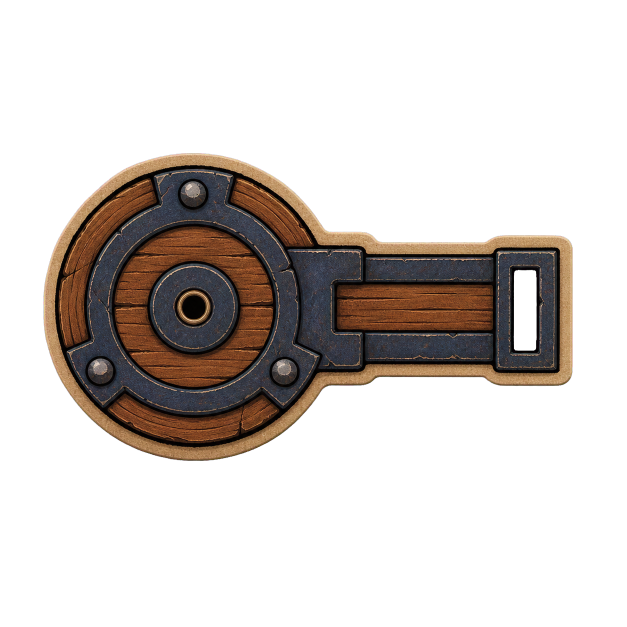
#> input picture v_apha/assets/_archive/crossbow-family-reset-2026-07-22/staging-candidates-modules/fortress_ranged/watchtower__flag_mount__range_pennant_socket_v1_alpha_full.png, 1254 x 1254 px, found by its file name (shown at 1/2 size)
$ python prepare_watchtower_range_pennant_socket.py
#> lines starting #> are read from the running program, lines starting #| are printed output that depends on the picture
#!/usr/bin/env python3
"""Promote and place the Watchtower range-pennant mounting socket."""

from __future__ import annotations

import json
import math
import shutil
from collections import deque
from pathlib import Path

from PIL import Image, ImageDraw, ImageFont


ROOT = Path(__file__).resolve().parents[1]
CANDIDATES = ROOT / "assets/staging/candidates/modules/fortress_ranged"
SOURCE = CANDIDATES / "watchtower__flag_mount__range_pennant_socket_v1_chroma.png"
ALPHA_FULL = CANDIDATES / "watchtower__flag_mount__range_pennant_socket_v1_alpha_full.png"
CANON = ROOT / "assets/approved/canon/modules/fortress_ranged"
REVIEW = ROOT / "assets/staging/reviews/modules/fortress_ranged"
BASE_META = CANON / "fortress_ranged__base_token__round_light_v1.json"
CORE = REVIEW / "fortress_ranged__base_socket_lantern_housing_v1_composite.png"
CROSSBOW = CANON / "watchtower__active_addon__light_single_crossbow_v1_alpha.png"
CROSSBOW_META = CANON / "watchtower__active_addon__light_single_crossbow_v1.json"

NAME = "watchtower__flag_mount__range_pennant_socket_v1"
POSITION_NORMALIZED = [0.24, 0.27]
SCALE_TO_BASE = 0.18


def tight_bbox(image: Image.Image) -> tuple[int, int, int, int]:
    bbox = image.getchannel("A").point(lambda a: 255 if a > 18 else 0).getbbox()
    if not bbox:
        raise RuntimeError("empty flag mount cutout")
    return bbox


def enclosed_transparent_components(image: Image.Image) -> list[dict]:
    alpha = image.getchannel("A")
    w, h = image.size
    transparent = bytearray(1 if value <= 18 else 0 for value in alpha.getdata())
    seen = bytearray(w * h)
    result = []
    for sy in range(h):
        for sx in range(w):
            start = sy * w + sx
            if not transparent[start] or seen[start]:
                continue
            queue = deque([(sx, sy)])
            seen[start] = 1
            area = sum_x = sum_y = 0
            touches = False
            min_x = max_x = sx
            min_y = max_y = sy
            while queue:
                x, y = queue.popleft()
                area += 1
                sum_x += x
                sum_y += y
                min_x, max_x = min(min_x, x), max(max_x, x)
                min_y, max_y = min(min_y, y), max(max_y, y)
                if x in (0, w - 1) or y in (0, h - 1):
                    touches = True
                for nx, ny in ((x - 1, y), (x + 1, y), (x, y - 1), (x, y + 1)):
                    if 0 <= nx < w and 0 <= ny < h:
                        idx = ny * w + nx
                        if transparent[idx] and not seen[idx]:
                            seen[idx] = 1
                            queue.append((nx, ny))
            if not touches and area > 100:
                result.append({"area": area, "bbox": [min_x, min_y, max_x + 1, max_y + 1],
                               "center": [sum_x / area, sum_y / area]})
    return result


def checker(size: tuple[int, int], cell: int = 24) -> Image.Image:
    out = Image.new("RGB", size, "#d9d1bd")
    draw = ImageDraw.Draw(out)
    for y in range(0, size[1], cell):
        for x in range(0, size[0], cell):
            if (x // cell + y // cell) % 2:
                draw.rectangle((x, y, x + cell - 1, y + cell - 1), fill="#c8bea7")
    return out.convert("RGBA")


def paste_at_pivot(canvas: Image.Image, layer: Image.Image, pivot: tuple[int, int], point: tuple[int, int]) -> None:
    canvas.alpha_composite(layer, (point[0] - pivot[0], point[1] - pivot[1]))


def main() -> None:
    CANON.mkdir(parents=True, exist_ok=True)
    REVIEW.mkdir(parents=True, exist_ok=True)
    full = Image.open(ALPHA_FULL).convert("RGBA")
#> full is the input picture: PIL image 1254x1254 RGBA; mean R, G, B, A 24.3, 18.3, 14.7, 67.8
    crop = full.crop(tight_bbox(full))
#> in tight_bbox, `bbox = image.getchannel("A").point(lambda a: 255 if a > 18 else 0).get..`: bbox = (87, 306, 1146, 922)
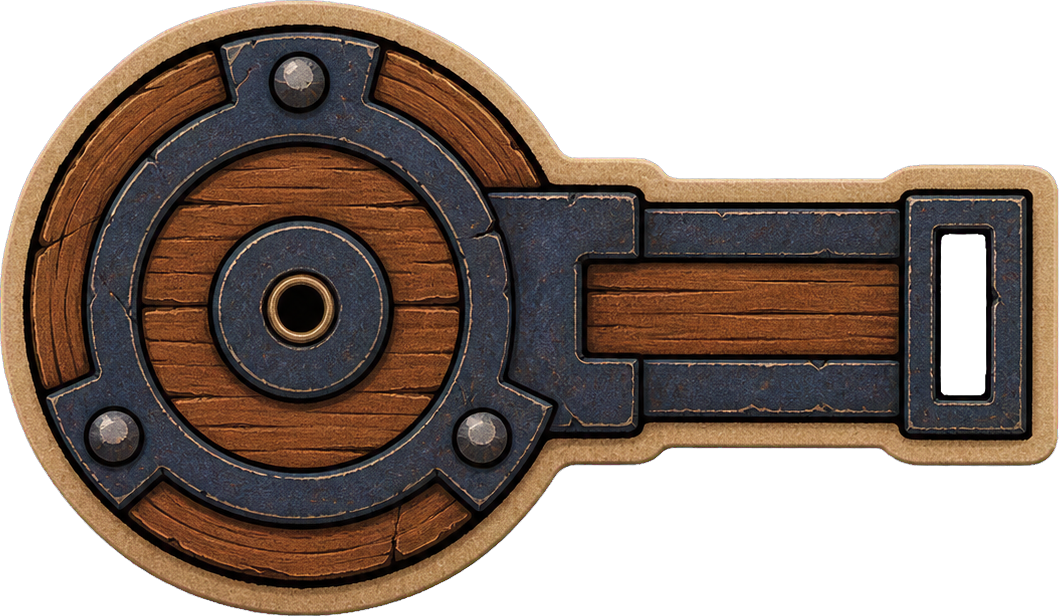
#> crop: PIL image 1059x616 RGBA; mean R, G, B, A 58.7, 44.1, 35.3, 163.6; transparent parts drawn white
    pivot = [crop.height // 2, crop.height // 2]
#> pivot = [308, 308]
    holes = enclosed_transparent_components(crop)
#> in enclosed_transparent_components, `alpha = image.getchannel("A")`:
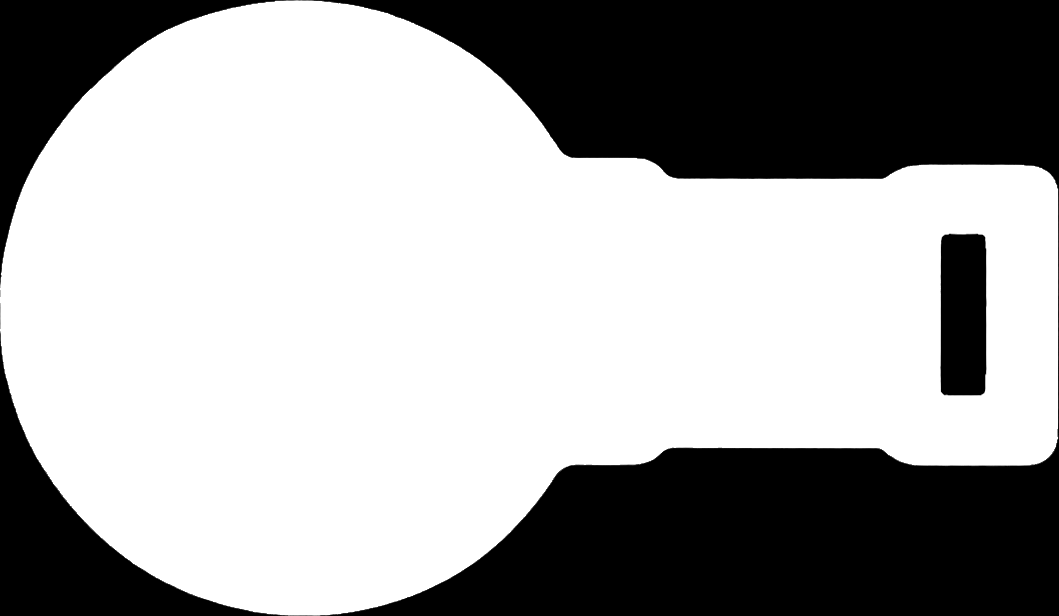
#> alpha: PIL image 1059x616 L; min 0, max 255, mean 163.6
#> holes = 1 item
    if not holes:
        raise RuntimeError("cloth attachment slot was not preserved")
    cloth_slot = max(holes, key=lambda item: item["center"][0])
#> cloth_slot = {'area': 7133, 'bbox': [941, 234, 986, 395], 'center': [962.9, 314.4]}
    cloth_anchor = [round(cloth_slot["center"][0]), round(cloth_slot["center"][1])]
#> cloth_anchor = [963, 314]

    alpha_path = CANON / f"{NAME}_alpha.png"
    chroma_path = CANON / f"{NAME}_chroma.png"
    crop.save(alpha_path, optimize=True)
    shutil.copy2(SOURCE, chroma_path)

#> (the run stopped early here; a loop or call above may not have finished)

$ run again, with v_apha/assets/_archive/crossbow-family-reset-2026-07-22/staging-candidates-modules/fortress_ranged/fortress_ranged__ambient_child__amber_lantern_glow_loop_v1_alpha_full.png copied over v_apha/assets/_archive/crossbow-family-reset-2026-07-22/staging-candidates-modules/fortress_ranged/watchtower__flag_mount__range_pennant_socket_v1_alpha_full.png
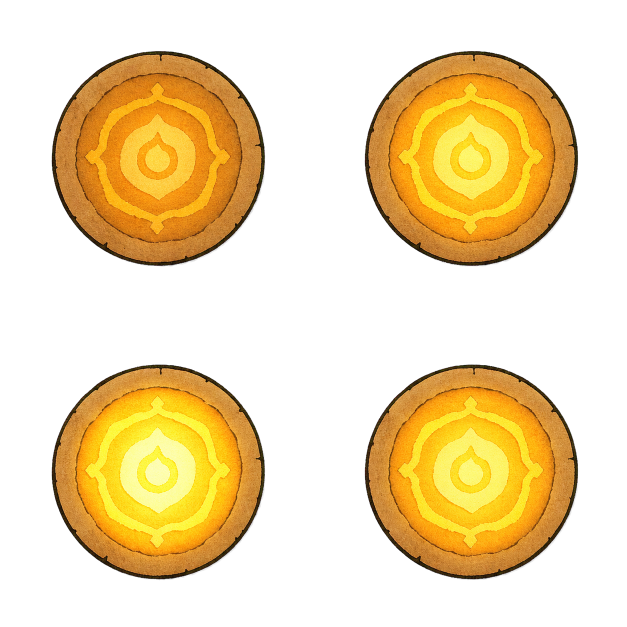
#> input picture v_apha/assets/_archive/crossbow-family-reset-2026-07-22/staging-candidates-modules/fortress_ranged/fortress_ranged__ambient_child__amber_lantern_glow_loop_v1_alpha_full.png, 1254 x 1254 px, found by its file name (shown at 1/2 size)
#> in main, full is the input picture: PIL image 1254x1254 RGBA; mean R, G, B, A 79.7, 58.3, 15.4, 93
#> bbox = (103, 102, 1156, 1160)
#> in main, `crop = full.crop(tight_bbox(full))`:
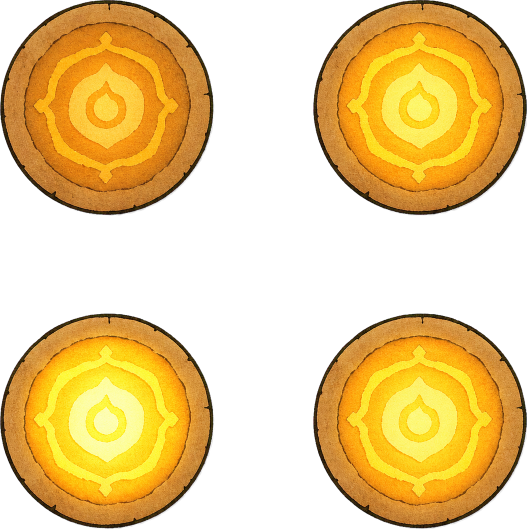
#> crop: PIL image 1053x1058 RGBA (shown at 1/2 size); mean R, G, B, A 112.5, 82.2, 21.7, 131.3; transparent parts drawn white
#> in enclosed_transparent_components, `alpha = image.getchannel("A")`:
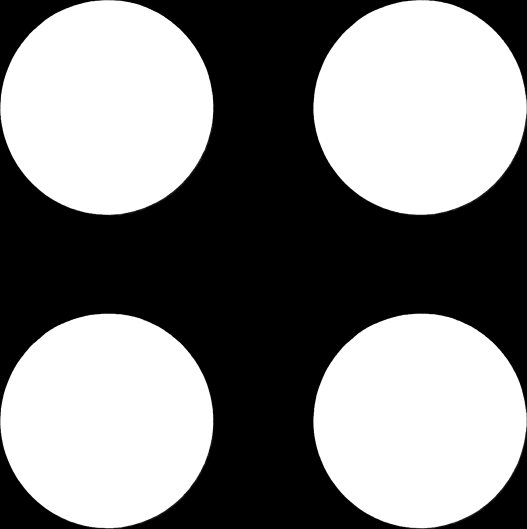
#> alpha: PIL image 1053x1058 L (shown at 1/2 size); min 0, max 255, mean 131.3
#> holes = []

$ run again, with v_apha/assets/_archive/crossbow-family-reset-2026-07-22/staging-candidates-modules/fortress_ranged/fortress_ranged__ambient_child__amber_lantern_housing_v1_alpha_full.png copied over v_apha/assets/_archive/crossbow-family-reset-2026-07-22/staging-candidates-modules/fortress_ranged/watchtower__flag_mount__range_pennant_socket_v1_alpha_full.png
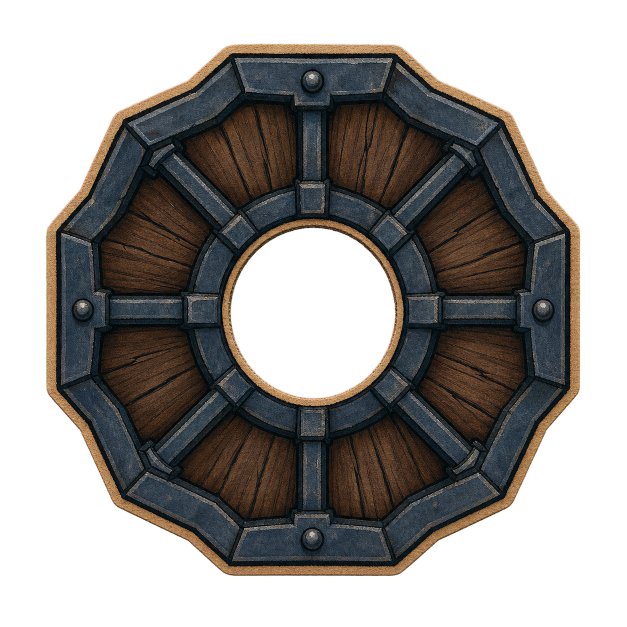
#> input picture v_apha/assets/_archive/crossbow-family-reset-2026-07-22/staging-candidates-modules/fortress_ranged/fortress_ranged__ambient_child__amber_lantern_housing_v1_alpha_full.png, 1254 x 1254 px, found by its file name (shown at 1/2 size)
#> in main, full is the input picture: PIL image 1254x1254 RGBA; mean R, G, B, A 32.9, 30, 27.6, 134.1
#> bbox = (91, 87, 1161, 1153)
#> in main, `crop = full.crop(tight_bbox(full))`:
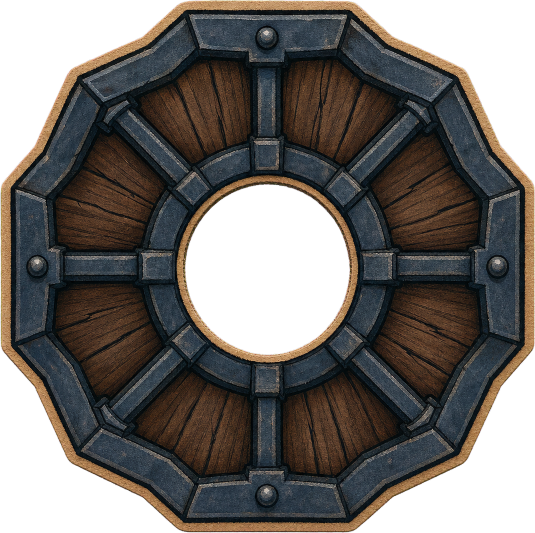
#> crop: PIL image 1070x1066 RGBA (shown at 1/2 size); mean R, G, B, A 45.3, 41.4, 38, 184.9; transparent parts drawn white
#> in enclosed_transparent_components, `alpha = image.getchannel("A")`:
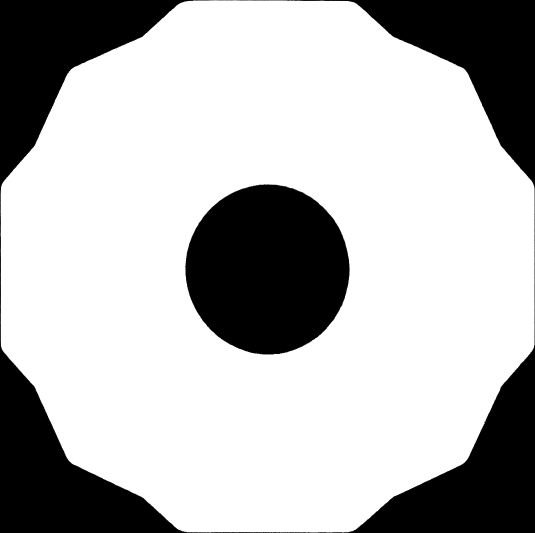
#> alpha: PIL image 1070x1066 L (shown at 1/2 size); min 0, max 255, mean 184.9
#> holes = 1 item
#> cloth_slot = {'area': 86419, 'bbox': [371, 370, 699, 709], 'center': [534.7, 538.4]}
#> cloth_anchor = [535, 538]
